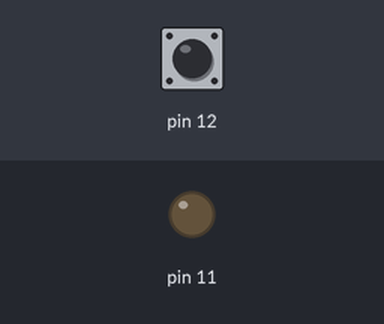
A sketch run on a simulated Arduino Uno, built with avr-gcc and run on an emulated ATmega328P. On the bench: output pins drawn as LEDs (lit = HIGH). Dashed ring = blinking. The inputs (shaded band) are chosen by the test bench; at power-on: pin 12 HIGH.

Above: at 1.2 s.
1.3 s: pin 12 pulled LOW for 1 s
At 3.4 s:
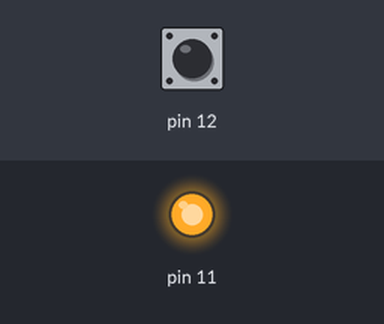
3.8 s: pin 12 pulled LOW for 0.15 s
At 4.7 s:
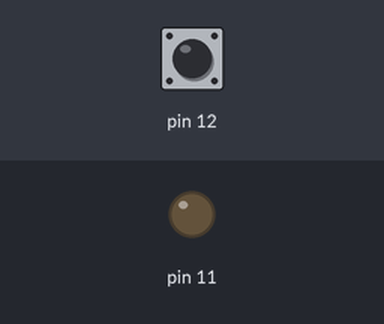
5.4 s: pin 12 pulled LOW for 3.2 s
At 5.55 s:
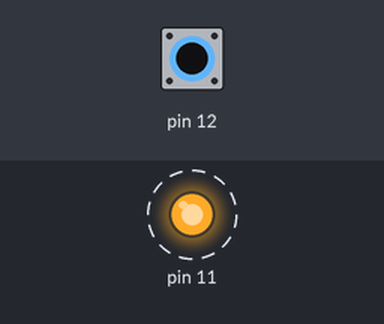
Timing chart, 0 to 9.9 s (numbered marks = the images above; inputs shaded):
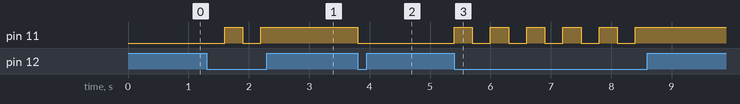

The sketch:

Sw.ino
```cpp
boolean state = 0;

void setup() {
  // put your setup code here, to run once:


  pinMode(12, INPUT_PULLUP);
  pinMode(11, OUTPUT);

}

void loop() {
  // put your main code here, to run repeatedly:

  if(digitalRead(12) == LOW)
  {
    digitalWrite(11, state);
    state = !state;

    delay(300);
  }

}
```

Measured:
- after the input at 1.3 s, pin 11: LOW → HIGH after 0.30 s, → LOW 0.30 s later, → HIGH 0.30 s later
- after the input at 3.8 s, pin 11: HIGH → LOW at once
- after the input at 5.4 s, pin 11: alternates HIGH for 0.30 s and LOW for 0.30 s, 11 changes in all, then stays HIGH, starting at once
